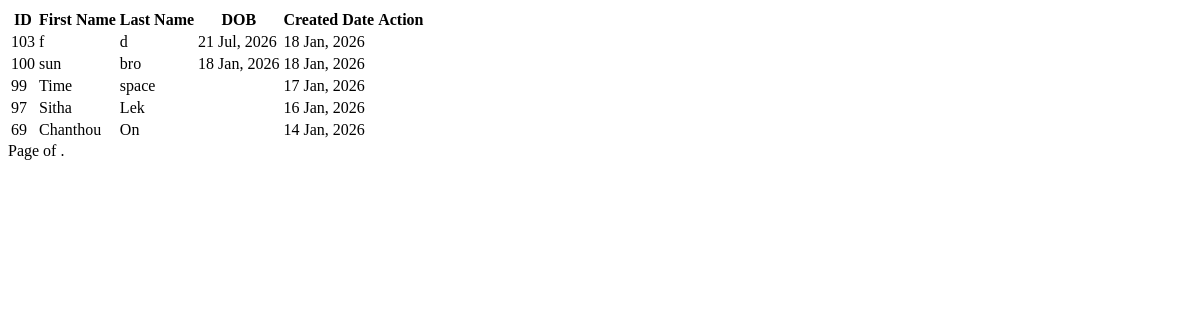
The page /search/ on the database as committed earlier.
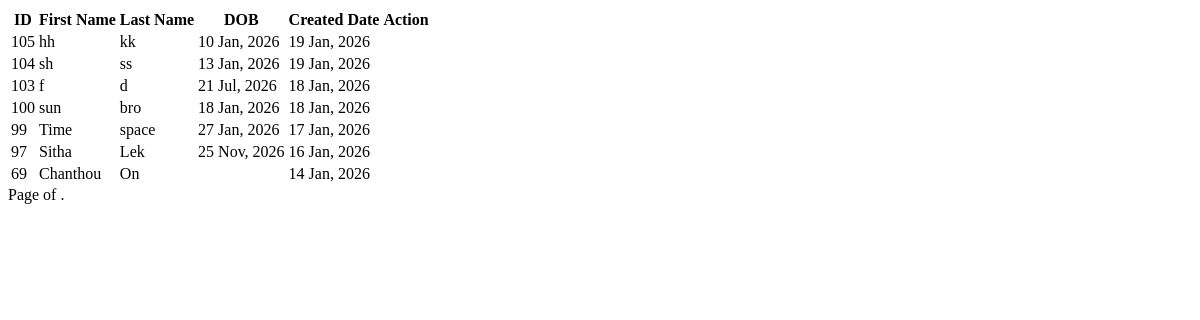
The same page on the database as committed later.
### apps/teacher/models.py (models this page shows, shortened)
class Teacher(models.Model):
    fname=models.CharField(max_length=200)
    lname=models.CharField(max_length=200)
    dob=models.DateField(null=True,blank=True)
    teacher_image=models.ImageField(null=True,blank=True)
    created_at=models.DateTimeField(auto_now_add=True)

### apps/teacher/views.py (the view)
# urls.py: path('search/',view=views.search,name="search"),
def search(request):
    query=request.GET.get('search','')
    teach=Teacher.objects.filter(
        Q(lname__icontains=query)|Q(fname__icontains=query)
    ).order_by('-created_at')
    return render(request,'partials/detail-list_teacher.html',{'teachers':teach})

### apps/teacher/templates/partials/detail-list_teacher.html (shortened to what this page needs)
<div class="col-sm-8" id="co8">
  <div id="tblteacher">
    <table class="table  table-hover shadow " >
      <thead class="border-success ">
        <tr >
          <th >ID</th>
          <th >First Name</th>
          <th>Last Name</th>
          <th>DOB</th>
          <th>Created Date</th>
          <th class="text-center">Action</th>
        </tr>
      </thead>
      <tbody id="teacher_tbl">
        {%for teacher in teachers%}
        {%include 'partials/data_row-teacher.html'%}
        {%endfor%}
      </tbody>
    </table>
<div class="pagination">
    <span class="step-links">
        <span class="current">
            Page {{ teachers.number }} of {{ teachers.paginator.num_pages }}.
        </span>
    </span>
</div>
  </div>
</div>

### apps/teacher/templates/partials/data_row-teacher.html (shortened to what this page needs)
<tr>
  <td>{{teacher.id}}</td>
  <td>{{teacher.fname}}</td>
  <td>{{teacher.lname}}</td>
  <td>{{teacher.dob|date:"d M, Y"}}</td>
  <td>{{teacher.created_at|date:"d M, Y"}}</td>
  <td class="text-center">
  </td>
</tr>

Rows that differ between the two databases and show on the page:
added Teacher: id "105", fname "hh", lname "kk", dob "10 Jan, 2026", created_at "19 Jan, 2026"
added Teacher: id "104", fname "sh", lname "ss", dob "13 Jan, 2026", created_at "19 Jan, 2026"
changed Teacher "Time": dob (not shown) → "27 Jan, 2026"
changed Teacher "Sitha": dob (not shown) → "25 Nov, 2026"
